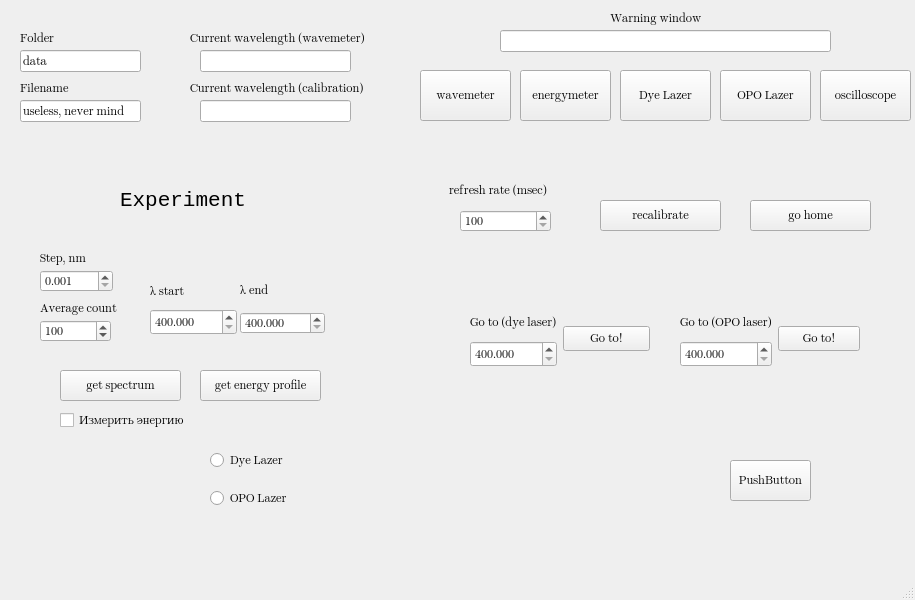
<?xml version="1.0" encoding="UTF-8"?>
<ui version="4.0">
 <class>MainWindow</class>
 <widget class="QMainWindow" name="MainWindow">
  <property name="geometry">
   <rect>
    <x>0</x>
    <y>0</y>
    <width>915</width>
    <height>600</height>
   </rect>
  </property>
  <property name="font">
   <font>
    <family>Segoe UI Emoji</family>
   </font>
  </property>
  <property name="windowTitle">
   <string>MainWindow</string>
  </property>
  <property name="autoFillBackground">
   <bool>false</bool>
  </property>
  <widget class="QWidget" name="centralwidget">
   <widget class="QPushButton" name="wavemeterConnectButton">
    <property name="enabled">
     <bool>true</bool>
    </property>
    <property name="geometry">
     <rect>
      <x>420</x>
      <y>70</y>
      <width>91</width>
      <height>51</height>
     </rect>
    </property>
    <property name="autoFillBackground">
     <bool>true</bool>
    </property>
    <property name="text">
     <string>wavemeter</string>
    </property>
   </widget>
   <widget class="QLabel" name="label">
    <property name="geometry">
     <rect>
      <x>120</x>
      <y>170</y>
      <width>161</width>
      <height>61</height>
     </rect>
    </property>
    <property name="font">
     <font>
      <family>Consolas</family>
      <pointsize>16</pointsize>
     </font>
    </property>
    <property name="text">
     <string>Experiment</string>
    </property>
   </widget>
   <widget class="QPushButton" name="pushButton">
    <property name="geometry">
     <rect>
      <x>730</x>
      <y>460</y>
      <width>81</width>
      <height>41</height>
     </rect>
    </property>
    <property name="text">
     <string>PushButton</string>
    </property>
   </widget>
   <widget class="QPushButton" name="energymeterConnectButton">
    <property name="enabled">
     <bool>true</bool>
    </property>
    <property name="geometry">
     <rect>
      <x>520</x>
      <y>70</y>
      <width>91</width>
      <height>51</height>
     </rect>
    </property>
    <property name="text">
     <string>energymeter</string>
    </property>
   </widget>
   <widget class="QPushButton" name="motorConnectButton">
    <property name="enabled">
     <bool>true</bool>
    </property>
    <property name="geometry">
     <rect>
      <x>620</x>
      <y>70</y>
      <width>91</width>
      <height>51</height>
     </rect>
    </property>
    <property name="text">
     <string>Dye Lazer</string>
    </property>
   </widget>
   <widget class="QLineEdit" name="warningWindowLineEdit">
    <property name="geometry">
     <rect>
      <x>500</x>
      <y>30</y>
      <width>331</width>
      <height>22</height>
     </rect>
    </property>
    <property name="readOnly">
     <bool>true</bool>
    </property>
   </widget>
   <widget class="QLabel" name="label_2">
    <property name="geometry">
     <rect>
      <x>610</x>
      <y>10</y>
      <width>121</width>
      <height>16</height>
     </rect>
    </property>
    <property name="text">
     <string>Warning window</string>
    </property>
   </widget>
   <widget class="QPushButton" name="getEnergyProfilePushButton">
    <property name="enabled">
     <bool>true</bool>
    </property>
    <property name="geometry">
     <rect>
      <x>200</x>
      <y>370</y>
      <width>121</width>
      <height>31</height>
     </rect>
    </property>
    <property name="autoFillBackground">
     <bool>true</bool>
    </property>
    <property name="text">
     <string>get energy profile</string>
    </property>
   </widget>
   <widget class="QPushButton" name="getSpectrumPushButton">
    <property name="enabled">
     <bool>true</bool>
    </property>
    <property name="geometry">
     <rect>
      <x>60</x>
      <y>370</y>
      <width>121</width>
      <height>31</height>
     </rect>
    </property>
    <property name="autoFillBackground">
     <bool>true</bool>
    </property>
    <property name="text">
     <string>get spectrum</string>
    </property>
   </widget>
   <widget class="QLineEdit" name="filenameLineEdit">
    <property name="geometry">
     <rect>
      <x>20</x>
      <y>100</y>
      <width>121</width>
      <height>22</height>
     </rect>
    </property>
    <property name="text">
     <string>useless, never mind</string>
    </property>
   </widget>
   <widget class="QLabel" name="label_5">
    <property name="geometry">
     <rect>
      <x>20</x>
      <y>80</y>
      <width>101</width>
      <height>16</height>
     </rect>
    </property>
    <property name="text">
     <string>Filename</string>
    </property>
   </widget>
   <widget class="QLineEdit" name="wavemeterWavelengthLineEdit">
    <property name="geometry">
     <rect>
      <x>200</x>
      <y>50</y>
      <width>151</width>
      <height>22</height>
     </rect>
    </property>
    <property name="readOnly">
     <bool>true</bool>
    </property>
   </widget>
   <widget class="QLineEdit" name="calibrationWavelengthLineEdit">
    <property name="geometry">
     <rect>
      <x>200</x>
      <y>100</y>
      <width>151</width>
      <height>22</height>
     </rect>
    </property>
    <property name="readOnly">
     <bool>true</bool>
    </property>
   </widget>
   <widget class="QLabel" name="label_6">
    <property name="geometry">
     <rect>
      <x>449</x>
      <y>180</y>
      <width>131</width>
      <height>21</height>
     </rect>
    </property>
    <property name="text">
     <string>refresh rate (msec)</string>
    </property>
   </widget>
   <widget class="QSpinBox" name="refreshRateSpinBox">
    <property name="geometry">
     <rect>
      <x>460</x>
      <y>210</y>
      <width>91</width>
      <height>22</height>
     </rect>
    </property>
    <property name="minimum">
     <number>100</number>
    </property>
    <property name="maximum">
     <number>10000</number>
    </property>
    <property name="singleStep">
     <number>100</number>
    </property>
   </widget>
   <widget class="QLabel" name="label_7">
    <property name="geometry">
     <rect>
      <x>40</x>
      <y>250</y>
      <width>71</width>
      <height>16</height>
     </rect>
    </property>
    <property name="text">
     <string>Step, nm</string>
    </property>
   </widget>
   <widget class="QDoubleSpinBox" name="wavelengthStepSpinBox">
    <property name="geometry">
     <rect>
      <x>40</x>
      <y>270</y>
      <width>73</width>
      <height>22</height>
     </rect>
    </property>
    <property name="decimals">
     <number>3</number>
    </property>
    <property name="minimum">
     <double>0.001000000000000</double>
    </property>
    <property name="maximum">
     <double>100.000000000000000</double>
    </property>
    <property name="singleStep">
     <double>0.001000000000000</double>
    </property>
    <property name="value">
     <double>0.001000000000000</double>
    </property>
   </widget>
   <widget class="QLabel" name="label_8">
    <property name="geometry">
     <rect>
      <x>190</x>
      <y>30</y>
      <width>221</width>
      <height>16</height>
     </rect>
    </property>
    <property name="text">
     <string>Current wavelength (wavemeter)</string>
    </property>
   </widget>
   <widget class="QLabel" name="label_9">
    <property name="geometry">
     <rect>
      <x>190</x>
      <y>80</y>
      <width>221</width>
      <height>16</height>
     </rect>
    </property>
    <property name="text">
     <string>Current wavelength (calibration)</string>
    </property>
   </widget>
   <widget class="QPushButton" name="recalibrateButton">
    <property name="enabled">
     <bool>true</bool>
    </property>
    <property name="geometry">
     <rect>
      <x>600</x>
      <y>200</y>
      <width>121</width>
      <height>31</height>
     </rect>
    </property>
    <property name="text">
     <string>recalibrate</string>
    </property>
   </widget>
   <widget class="QPushButton" name="goHomeButton">
    <property name="enabled">
     <bool>true</bool>
    </property>
    <property name="geometry">
     <rect>
      <x>750</x>
      <y>200</y>
      <width>121</width>
      <height>31</height>
     </rect>
    </property>
    <property name="text">
     <string>go home</string>
    </property>
   </widget>
   <widget class="QWidget" name="layoutWidget">
    <property name="geometry">
     <rect>
      <x>240</x>
      <y>280</y>
      <width>87</width>
      <height>71</height>
     </rect>
    </property>
    <layout class="QVBoxLayout" name="verticalLayout">
     <item>
      <widget class="QWidget" name="openGLWidget" native="true">
       <widget class="QDoubleSpinBox" name="wavelengthEndSpinBox">
        <property name="geometry">
         <rect>
          <x>0</x>
          <y>32</y>
          <width>85</width>
          <height>22</height>
         </rect>
        </property>
        <property name="decimals">
         <number>3</number>
        </property>
        <property name="minimum">
         <double>400.000000000000000</double>
        </property>
        <property name="maximum">
         <double>1000.000000000000000</double>
        </property>
        <property name="singleStep">
         <double>0.001000000000000</double>
        </property>
       </widget>
       <widget class="QLabel" name="label_4">
        <property name="geometry">
         <rect>
          <x>0</x>
          <y>0</y>
          <width>85</width>
          <height>21</height>
         </rect>
        </property>
        <property name="text">
         <string>λ end</string>
        </property>
       </widget>
      </widget>
     </item>
    </layout>
   </widget>
   <widget class="QWidget" name="layoutWidget">
    <property name="geometry">
     <rect>
      <x>150</x>
      <y>280</y>
      <width>87</width>
      <height>55</height>
     </rect>
    </property>
    <layout class="QVBoxLayout" name="verticalLayout_2">
     <item>
      <widget class="QLabel" name="label_3">
       <property name="text">
        <string>λ start</string>
       </property>
      </widget>
     </item>
     <item>
      <widget class="QDoubleSpinBox" name="wavelengthStartSpinBox">
       <property name="decimals">
        <number>3</number>
       </property>
       <property name="minimum">
        <double>400.000000000000000</double>
       </property>
       <property name="maximum">
        <double>1000.000000000000000</double>
       </property>
       <property name="singleStep">
        <double>0.001000000000000</double>
       </property>
      </widget>
     </item>
    </layout>
   </widget>
   <widget class="QPushButton" name="oscilloscopeConnectButton">
    <property name="enabled">
     <bool>true</bool>
    </property>
    <property name="geometry">
     <rect>
      <x>820</x>
      <y>70</y>
      <width>91</width>
      <height>51</height>
     </rect>
    </property>
    <property name="autoFillBackground">
     <bool>true</bool>
    </property>
    <property name="text">
     <string>oscilloscope</string>
    </property>
   </widget>
   <widget class="QSpinBox" name="averageCountSpinBox">
    <property name="geometry">
     <rect>
      <x>40</x>
      <y>320</y>
      <width>71</width>
      <height>22</height>
     </rect>
    </property>
    <property name="minimum">
     <number>1</number>
    </property>
    <property name="maximum">
     <number>500</number>
    </property>
    <property name="value">
     <number>100</number>
    </property>
   </widget>
   <widget class="QLabel" name="label_11">
    <property name="geometry">
     <rect>
      <x>40</x>
      <y>300</y>
      <width>101</width>
      <height>16</height>
     </rect>
    </property>
    <property name="text">
     <string>Average count</string>
    </property>
   </widget>
   <widget class="QLabel" name="label_12">
    <property name="geometry">
     <rect>
      <x>20</x>
      <y>30</y>
      <width>101</width>
      <height>16</height>
     </rect>
    </property>
    <property name="text">
     <string>Folder</string>
    </property>
   </widget>
   <widget class="QLineEdit" name="folderLineEdit">
    <property name="geometry">
     <rect>
      <x>20</x>
      <y>50</y>
      <width>121</width>
      <height>22</height>
     </rect>
    </property>
    <property name="layoutDirection">
     <enum>Qt::LayoutDirection::LeftToRight</enum>
    </property>
    <property name="autoFillBackground">
     <bool>false</bool>
    </property>
    <property name="text">
     <string>data</string>
    </property>
   </widget>
   <widget class="QWidget" name="layoutWidget">
    <property name="geometry">
     <rect>
      <x>470</x>
      <y>310</y>
      <width>180</width>
      <height>57</height>
     </rect>
    </property>
    <layout class="QHBoxLayout" name="horizontalLayout">
     <item>
      <layout class="QVBoxLayout" name="verticalLayout_3">
       <item>
        <widget class="QLabel" name="label_10">
         <property name="text">
          <string>Go to (dye laser)</string>
         </property>
        </widget>
       </item>
       <item>
        <widget class="QDoubleSpinBox" name="goToSpinBox">
         <property name="decimals">
          <number>3</number>
         </property>
         <property name="minimum">
          <double>400.000000000000000</double>
         </property>
         <property name="maximum">
          <double>700.000000000000000</double>
         </property>
         <property name="singleStep">
          <double>0.001000000000000</double>
         </property>
         <property name="value">
          <double>400.000000000000000</double>
         </property>
        </widget>
       </item>
      </layout>
     </item>
     <item>
      <widget class="QPushButton" name="goToPushButton">
       <property name="enabled">
        <bool>true</bool>
       </property>
       <property name="autoFillBackground">
        <bool>true</bool>
       </property>
       <property name="text">
        <string>Go to!</string>
       </property>
      </widget>
     </item>
    </layout>
   </widget>
   <widget class="QCheckBox" name="InspecEnergy">
    <property name="geometry">
     <rect>
      <x>60</x>
      <y>410</y>
      <width>131</width>
      <height>20</height>
     </rect>
    </property>
    <property name="text">
     <string>Измерить энергию</string>
    </property>
   </widget>
   <widget class="QWidget" name="layoutWidget_2">
    <property name="geometry">
     <rect>
      <x>680</x>
      <y>310</y>
      <width>180</width>
      <height>57</height>
     </rect>
    </property>
    <layout class="QHBoxLayout" name="horizontalLayout_2">
     <item>
      <layout class="QVBoxLayout" name="verticalLayout_4">
       <item>
        <widget class="QLabel" name="label_13">
         <property name="text">
          <string>Go to (OPO laser)</string>
         </property>
        </widget>
       </item>
       <item>
        <widget class="QDoubleSpinBox" name="goToSpinBoxSecond">
         <property name="decimals">
          <number>3</number>
         </property>
         <property name="minimum">
          <double>400.000000000000000</double>
         </property>
         <property name="maximum">
          <double>700.000000000000000</double>
         </property>
         <property name="singleStep">
          <double>0.001000000000000</double>
         </property>
         <property name="value">
          <double>400.000000000000000</double>
         </property>
        </widget>
       </item>
      </layout>
     </item>
     <item>
      <widget class="QPushButton" name="goToPushButtonSecond">
       <property name="enabled">
        <bool>true</bool>
       </property>
       <property name="autoFillBackground">
        <bool>true</bool>
       </property>
       <property name="text">
        <string>Go to!</string>
       </property>
      </widget>
     </item>
    </layout>
   </widget>
   <widget class="QPushButton" name="motorConnectButtonSecond">
    <property name="enabled">
     <bool>true</bool>
    </property>
    <property name="geometry">
     <rect>
      <x>720</x>
      <y>70</y>
      <width>91</width>
      <height>51</height>
     </rect>
    </property>
    <property name="text">
     <string>OPO Lazer</string>
    </property>
   </widget>
   <widget class="QWidget" name="verticalLayoutWidget">
    <property name="geometry">
     <rect>
      <x>210</x>
      <y>440</y>
      <width>101</width>
      <height>80</height>
     </rect>
    </property>
    <layout class="QVBoxLayout" name="verticalLayout_5">
     <item>
      <widget class="QRadioButton" name="UseDyeLazerRadioButton">
       <property name="text">
        <string>Dye Lazer</string>
       </property>
      </widget>
     </item>
     <item>
      <widget class="QRadioButton" name="UseOPOLazerRadioButton">
       <property name="text">
        <string>OPO Lazer</string>
       </property>
      </widget>
     </item>
    </layout>
   </widget>
  </widget>
  <widget class="QMenuBar" name="menubar">
   <property name="geometry">
    <rect>
     <x>0</x>
     <y>0</y>
     <width>915</width>
     <height>22</height>
    </rect>
   </property>
  </widget>
  <widget class="QStatusBar" name="statusbar"/>
 </widget>
 <resources/>
 <connections/>
</ui>
